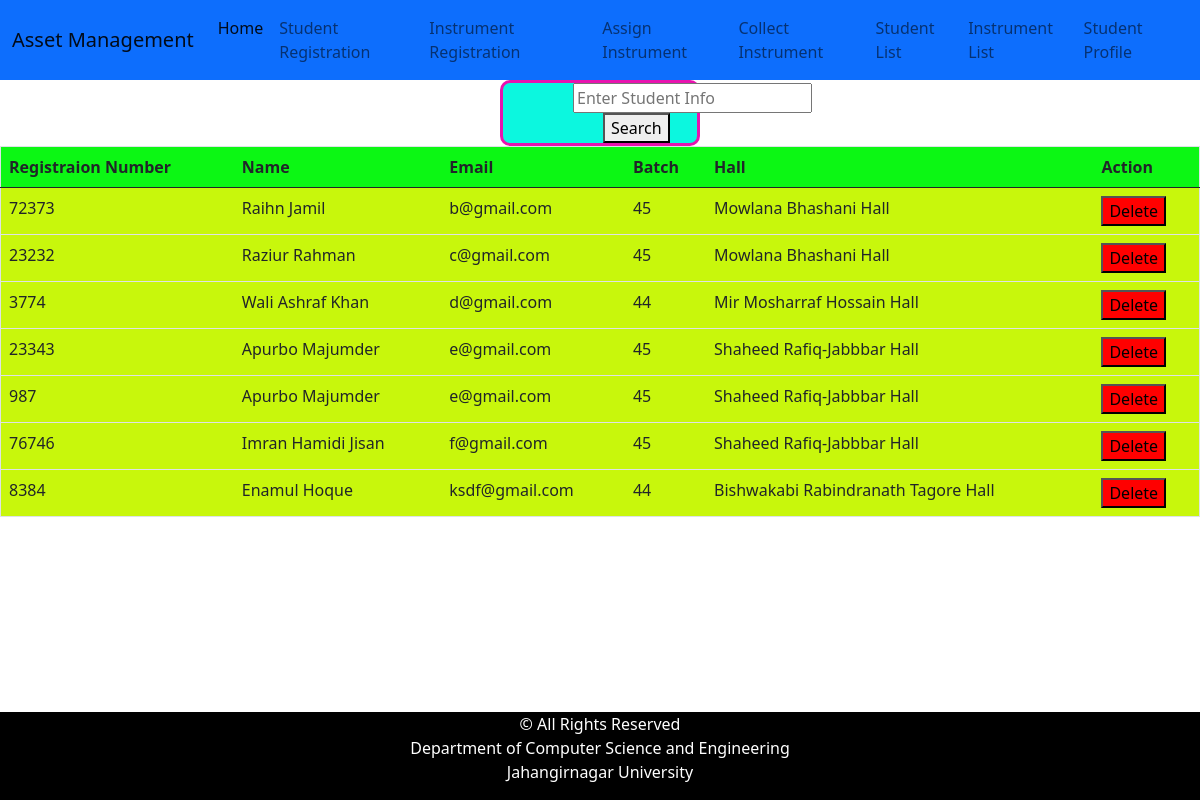
Screenshot of /student_list with the database file from the repository.
### apps/models.py (models this page shows)
class student(models.Model):
    id=models.CharField(max_length=50,blank=False,primary_key=True)
    email=models.EmailField(max_length=50,blank=False)
    name=models.CharField(max_length=50,blank=False)
    batch=models.CharField(max_length=50,blank=False)
    code=models.CharField(max_length=50,blank=False)
    hall=models.CharField(max_length=50,blank=False)

### apps/views.py (the view)
# urls.py: path('student_list', views.student_list),
def student_list(request):
    list=student.objects.all()
    return  render(request,"student_list.html",{'list':list})

### templates/student_list.html (shortened to what this page needs)
<!doctype html>
<html lang="en">
  <head>
    <link href="https://cdn.jsdelivr.net/npm/bootstrap@5.0.0-beta2/dist/css/bootstrap.min.css" rel="stylesheet">
  </head>
  <body >
  {% include "in.html" %}
   <form method="POST" action="/student_search" style="margin-left:500px;border-style: solid;border-color: #e813af; border-radius: 10px;background-color:#0cf7df;margin-right:500px">
  <input  type="text" placeholder="Enter Student Info" name="search" id="search" style="margin-left:70px"><br>
   <button type="submit" style="margin-left:100px" >Search</button>
</form>
<table class="table" border="1">
  <thead>
    <tr style="background-color:#0cf714">
      <th >Registraion Number </th>
      <th >Name</th>
      <th >Email</th>
      <th >Batch</th>
         <th >Hall</th>
        <th> Action</th>
    </tr>
  </thead>
  <tbody>
    {% for lists in list %}
                 <tr style="background-color:#c8f70c">
                     <td > {{lists.id}}</td>
                     <td>  {{lists.name}}</td>
                   <td>{{lists.email}}</td>
                   <td> {{lists.batch}}</td>
                     <td> {{lists.hall}}</td>
                     <td>
   <form method="POST" action="student_list/delete/{{lists.id}}/">
   <button type="submit" style="background-color:red" >Delete</button>
</form></td>
                 </tr>
            {% endfor %}
  </tbody>
</table>
{% include "footer.html" %}
  </body>
</html>

### rows the page displays
student: id "72373", name "Raihn Jamil", email "b@gmail.com", batch "45", hall "Mowlana Bhashani Hall"
student: id "23232", name "Raziur Rahman", email "c@gmail.com", batch "45", hall "Mowlana Bhashani Hall"
student: id "3774", name "Wali Ashraf Khan", email "d@gmail.com", batch "44", hall "Mir Mosharraf Hossain Hall"
student: id "23343", name "Apurbo Majumder", email "e@gmail.com", batch "45", hall "Shaheed Rafiq-Jabbbar Hall"
student: id "987", name "Apurbo Majumder", email "e@gmail.com", batch "45", hall "Shaheed Rafiq-Jabbbar Hall"
student: id "76746", name "Imran Hamidi Jisan", email "f@gmail.com", batch "45", hall "Shaheed Rafiq-Jabbbar Hall"
student: id "8384", name "Enamul Hoque", email "ksdf@gmail.com", batch "44", hall "Bishwakabi Rabindranath Tagore Hall"
